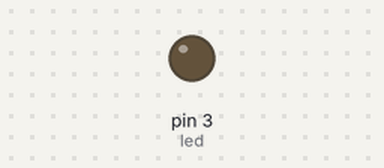
This sketch was run on a simulated Arduino Uno, built with avr-gcc and run on an emulated ATmega328P. Shown: output pins drawn as LEDs (lit = HIGH).

Above: at 0.05 s.
At 1.2 s:
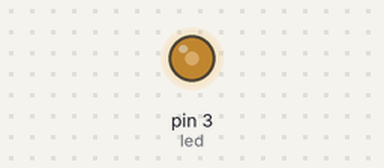
At 2.35 s:
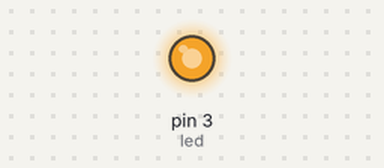
At 4.65 s:
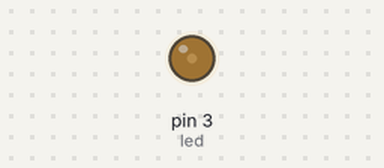
Timing chart, 0 to 6.6 s (numbered marks = the images above):
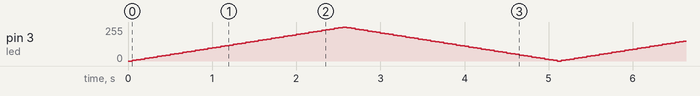

The sketch:

led.ino
```cpp
int parlaklik=0;
int led=3;
int degisim_miktari=5;
void setup() {
  // put your setup code here, to run once:
pinMode(led,OUTPUT);
}

void loop() {
  // put your main code here, to run repeatedly:
analogWrite(led,parlaklik); /* ara değer olarak parlaklik */
parlaklik=parlaklik+degisim_miktari;
if(parlaklik==0 || parlaklik==255)/* bu döngü ile yeni değişim miktarı -5 veya +5 oluyor ona göre azalıp artıyor. 255'ten geriye ya da 0'dan 255'e */
{
  degisim_miktari= -degisim_miktari;
  }
  delay(50);
}
```
